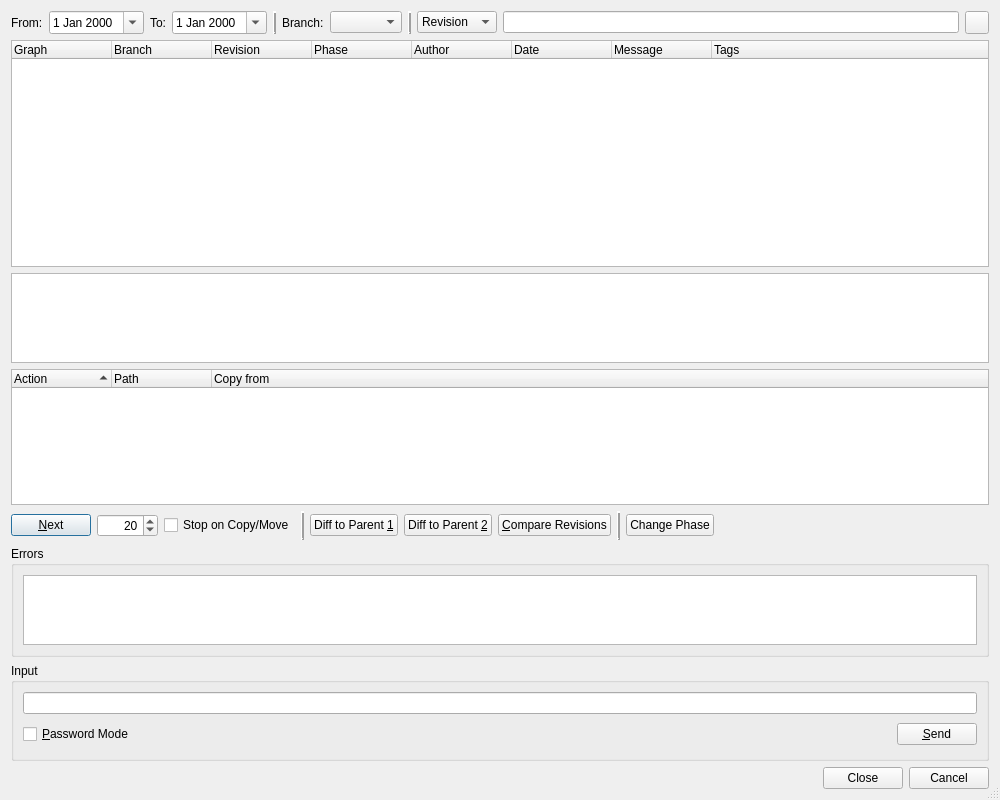
<?xml version="1.0" encoding="UTF-8"?>
<ui version="4.0">
 <class>HgLogBrowserDialog</class>
 <widget class="QDialog" name="HgLogBrowserDialog">
  <property name="geometry">
   <rect>
    <x>0</x>
    <y>0</y>
    <width>1000</width>
    <height>800</height>
   </rect>
  </property>
  <property name="windowTitle">
   <string>Mercurial Log</string>
  </property>
  <property name="sizeGripEnabled">
   <bool>true</bool>
  </property>
  <layout class="QVBoxLayout" name="verticalLayout">
   <item>
    <layout class="QHBoxLayout" name="horizontalLayout_2">
     <item>
      <widget class="QLabel" name="label">
       <property name="text">
        <string>From:</string>
       </property>
      </widget>
     </item>
     <item>
      <widget class="QDateEdit" name="fromDate">
       <property name="toolTip">
        <string>Enter the start date</string>
       </property>
       <property name="calendarPopup">
        <bool>true</bool>
       </property>
      </widget>
     </item>
     <item>
      <widget class="QLabel" name="label_2">
       <property name="text">
        <string>To:</string>
       </property>
      </widget>
     </item>
     <item>
      <widget class="QDateEdit" name="toDate">
       <property name="toolTip">
        <string>Enter the end date</string>
       </property>
       <property name="calendarPopup">
        <bool>true</bool>
       </property>
      </widget>
     </item>
     <item>
      <widget class="Line" name="line_2">
       <property name="frameShadow">
        <enum>QFrame::Raised</enum>
       </property>
       <property name="lineWidth">
        <number>2</number>
       </property>
       <property name="orientation">
        <enum>Qt::Vertical</enum>
       </property>
      </widget>
     </item>
     <item>
      <widget class="QLabel" name="label_3">
       <property name="text">
        <string>Branch:</string>
       </property>
      </widget>
     </item>
     <item>
      <widget class="QComboBox" name="branchCombo">
       <property name="toolTip">
        <string>Select the branch to filter on</string>
       </property>
       <property name="sizeAdjustPolicy">
        <enum>QComboBox::AdjustToContents</enum>
       </property>
      </widget>
     </item>
     <item>
      <widget class="Line" name="line_3">
       <property name="frameShadow">
        <enum>QFrame::Raised</enum>
       </property>
       <property name="lineWidth">
        <number>2</number>
       </property>
       <property name="orientation">
        <enum>Qt::Vertical</enum>
       </property>
      </widget>
     </item>
     <item>
      <widget class="QComboBox" name="fieldCombo">
       <property name="toolTip">
        <string>Select the field to filter on</string>
       </property>
       <item>
        <property name="text">
         <string>Revision</string>
        </property>
       </item>
       <item>
        <property name="text">
         <string>Author</string>
        </property>
       </item>
       <item>
        <property name="text">
         <string>Message</string>
        </property>
       </item>
      </widget>
     </item>
     <item>
      <widget class="QLineEdit" name="rxEdit">
       <property name="toolTip">
        <string>Enter the regular expression to filter on</string>
       </property>
      </widget>
     </item>
     <item>
      <widget class="QToolButton" name="clearRxEditButton">
       <property name="text">
        <string/>
       </property>
      </widget>
     </item>
    </layout>
   </item>
   <item>
    <widget class="QTreeWidget" name="logTree">
     <property name="sizePolicy">
      <sizepolicy hsizetype="Expanding" vsizetype="Expanding">
       <horstretch>0</horstretch>
       <verstretch>5</verstretch>
      </sizepolicy>
     </property>
     <property name="alternatingRowColors">
      <bool>true</bool>
     </property>
     <property name="selectionMode">
      <enum>QAbstractItemView::ExtendedSelection</enum>
     </property>
     <property name="rootIsDecorated">
      <bool>false</bool>
     </property>
     <property name="itemsExpandable">
      <bool>false</bool>
     </property>
     <property name="allColumnsShowFocus">
      <bool>true</bool>
     </property>
     <column>
      <property name="text">
       <string>Graph</string>
      </property>
     </column>
     <column>
      <property name="text">
       <string>Branch</string>
      </property>
     </column>
     <column>
      <property name="text">
       <string>Revision</string>
      </property>
     </column>
     <column>
      <property name="text">
       <string>Phase</string>
      </property>
     </column>
     <column>
      <property name="text">
       <string>Author</string>
      </property>
     </column>
     <column>
      <property name="text">
       <string>Date</string>
      </property>
     </column>
     <column>
      <property name="text">
       <string>Message</string>
      </property>
     </column>
     <column>
      <property name="text">
       <string>Tags</string>
      </property>
     </column>
    </widget>
   </item>
   <item>
    <widget class="QTextEdit" name="messageEdit">
     <property name="sizePolicy">
      <sizepolicy hsizetype="Expanding" vsizetype="Expanding">
       <horstretch>0</horstretch>
       <verstretch>2</verstretch>
      </sizepolicy>
     </property>
     <property name="readOnly">
      <bool>true</bool>
     </property>
    </widget>
   </item>
   <item>
    <widget class="QTreeWidget" name="filesTree">
     <property name="sizePolicy">
      <sizepolicy hsizetype="Expanding" vsizetype="Expanding">
       <horstretch>0</horstretch>
       <verstretch>3</verstretch>
      </sizepolicy>
     </property>
     <property name="alternatingRowColors">
      <bool>true</bool>
     </property>
     <property name="rootIsDecorated">
      <bool>false</bool>
     </property>
     <property name="itemsExpandable">
      <bool>false</bool>
     </property>
     <property name="sortingEnabled">
      <bool>true</bool>
     </property>
     <property name="allColumnsShowFocus">
      <bool>true</bool>
     </property>
     <column>
      <property name="text">
       <string>Action</string>
      </property>
     </column>
     <column>
      <property name="text">
       <string>Path</string>
      </property>
     </column>
     <column>
      <property name="text">
       <string>Copy from</string>
      </property>
     </column>
    </widget>
   </item>
   <item>
    <layout class="QHBoxLayout" name="horizontalLayout">
     <item>
      <widget class="QPushButton" name="nextButton">
       <property name="toolTip">
        <string>Press to get the next bunch of log entries</string>
       </property>
       <property name="text">
        <string>&amp;Next</string>
       </property>
      </widget>
     </item>
     <item>
      <widget class="QSpinBox" name="limitSpinBox">
       <property name="toolTip">
        <string>Enter the limit of entries to fetch</string>
       </property>
       <property name="alignment">
        <set>Qt::AlignRight|Qt::AlignTrailing|Qt::AlignVCenter</set>
       </property>
       <property name="minimum">
        <number>1</number>
       </property>
       <property name="maximum">
        <number>10000</number>
       </property>
       <property name="value">
        <number>20</number>
       </property>
      </widget>
     </item>
     <item>
      <widget class="QCheckBox" name="stopCheckBox">
       <property name="toolTip">
        <string>Select to stop listing log messages at a copy or move</string>
       </property>
       <property name="text">
        <string>Stop on Copy/Move</string>
       </property>
      </widget>
     </item>
     <item>
      <widget class="Line" name="line">
       <property name="frameShadow">
        <enum>QFrame::Raised</enum>
       </property>
       <property name="lineWidth">
        <number>2</number>
       </property>
       <property name="orientation">
        <enum>Qt::Vertical</enum>
       </property>
      </widget>
     </item>
     <item>
      <widget class="QPushButton" name="diffP1Button">
       <property name="toolTip">
        <string>Press to generate a diff to the first parent revision</string>
       </property>
       <property name="text">
        <string>Diff to Parent &amp;1</string>
       </property>
      </widget>
     </item>
     <item>
      <widget class="QPushButton" name="diffP2Button">
       <property name="toolTip">
        <string>Press to generate a diff to the second parent revision</string>
       </property>
       <property name="text">
        <string>Diff to Parent &amp;2</string>
       </property>
      </widget>
     </item>
     <item>
      <widget class="QPushButton" name="diffRevisionsButton">
       <property name="toolTip">
        <string>Press to compare two revisions</string>
       </property>
       <property name="text">
        <string>&amp;Compare Revisions</string>
       </property>
      </widget>
     </item>
     <item>
      <widget class="Line" name="phaseLine">
       <property name="frameShadow">
        <enum>QFrame::Raised</enum>
       </property>
       <property name="lineWidth">
        <number>2</number>
       </property>
       <property name="orientation">
        <enum>Qt::Vertical</enum>
       </property>
      </widget>
     </item>
     <item>
      <widget class="QPushButton" name="phaseButton">
       <property name="toolTip">
        <string>Change the phase of the selected revisions</string>
       </property>
       <property name="whatsThis">
        <string>&lt;b&gt;Change Phase&lt;/b&gt;
&lt;p&gt;This changes the phase of the selected revisions. The selected revisions have to have the same current phase.&lt;/p&gt;</string>
       </property>
       <property name="text">
        <string>Change Phase</string>
       </property>
      </widget>
     </item>
     <item>
      <spacer>
       <property name="orientation">
        <enum>Qt::Horizontal</enum>
       </property>
       <property name="sizeHint" stdset="0">
        <size>
         <width>38</width>
         <height>29</height>
        </size>
       </property>
      </spacer>
     </item>
    </layout>
   </item>
   <item>
    <widget class="QGroupBox" name="errorGroup">
     <property name="sizePolicy">
      <sizepolicy hsizetype="Preferred" vsizetype="Expanding">
       <horstretch>0</horstretch>
       <verstretch>1</verstretch>
      </sizepolicy>
     </property>
     <property name="title">
      <string>Errors</string>
     </property>
     <layout class="QVBoxLayout">
      <item>
       <widget class="QTextEdit" name="errors">
        <property name="whatsThis">
         <string>&lt;b&gt;Mercurial log errors&lt;/b&gt;&lt;p&gt;This shows possible error messages of the hg log command.&lt;/p&gt;</string>
        </property>
        <property name="readOnly">
         <bool>true</bool>
        </property>
        <property name="acceptRichText">
         <bool>false</bool>
        </property>
       </widget>
      </item>
     </layout>
    </widget>
   </item>
   <item>
    <widget class="QGroupBox" name="inputGroup">
     <property name="title">
      <string>Input</string>
     </property>
     <layout class="QGridLayout">
      <item row="1" column="1">
       <spacer>
        <property name="orientation">
         <enum>Qt::Horizontal</enum>
        </property>
        <property name="sizeType">
         <enum>QSizePolicy::Expanding</enum>
        </property>
        <property name="sizeHint" stdset="0">
         <size>
          <width>327</width>
          <height>29</height>
         </size>
        </property>
       </spacer>
      </item>
      <item row="1" column="2">
       <widget class="QPushButton" name="sendButton">
        <property name="toolTip">
         <string>Press to send the input to the hg process</string>
        </property>
        <property name="text">
         <string>&amp;Send</string>
        </property>
        <property name="shortcut">
         <string>Alt+S</string>
        </property>
       </widget>
      </item>
      <item row="0" column="0" colspan="3">
       <widget class="QLineEdit" name="input">
        <property name="toolTip">
         <string>Enter data to be sent to the hg process</string>
        </property>
       </widget>
      </item>
      <item row="1" column="0">
       <widget class="QCheckBox" name="passwordCheckBox">
        <property name="toolTip">
         <string>Select to switch the input field to password mode</string>
        </property>
        <property name="text">
         <string>&amp;Password Mode</string>
        </property>
        <property name="shortcut">
         <string>Alt+P</string>
        </property>
       </widget>
      </item>
     </layout>
    </widget>
   </item>
   <item>
    <widget class="QDialogButtonBox" name="buttonBox">
     <property name="orientation">
      <enum>Qt::Horizontal</enum>
     </property>
     <property name="standardButtons">
      <set>QDialogButtonBox::Cancel|QDialogButtonBox::Close</set>
     </property>
    </widget>
   </item>
  </layout>
 </widget>
 <tabstops>
  <tabstop>fromDate</tabstop>
  <tabstop>toDate</tabstop>
  <tabstop>branchCombo</tabstop>
  <tabstop>fieldCombo</tabstop>
  <tabstop>rxEdit</tabstop>
  <tabstop>clearRxEditButton</tabstop>
  <tabstop>logTree</tabstop>
  <tabstop>messageEdit</tabstop>
  <tabstop>filesTree</tabstop>
  <tabstop>nextButton</tabstop>
  <tabstop>limitSpinBox</tabstop>
  <tabstop>stopCheckBox</tabstop>
  <tabstop>diffP1Button</tabstop>
  <tabstop>diffP2Button</tabstop>
  <tabstop>diffRevisionsButton</tabstop>
  <tabstop>phaseButton</tabstop>
  <tabstop>errors</tabstop>
  <tabstop>input</tabstop>
  <tabstop>passwordCheckBox</tabstop>
  <tabstop>sendButton</tabstop>
  <tabstop>buttonBox</tabstop>
 </tabstops>
 <resources/>
 <connections/>
</ui>
